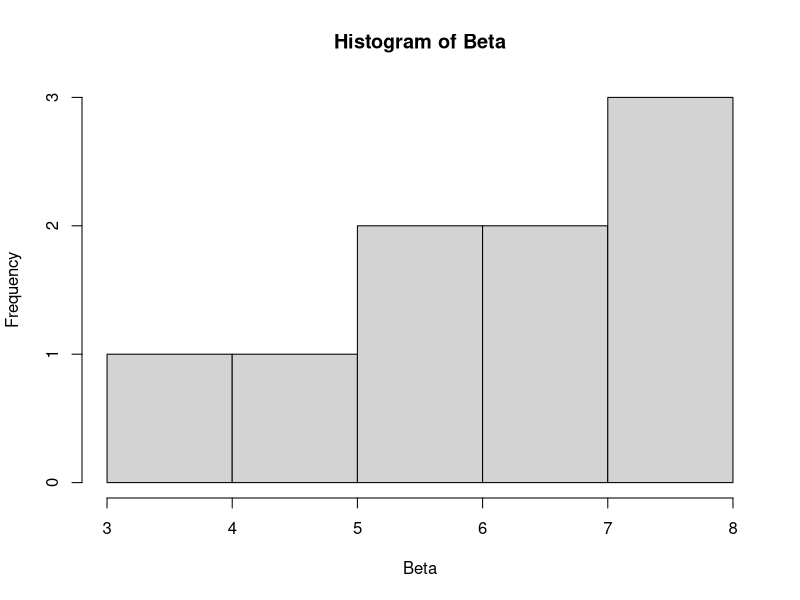

Write R code to recreate this figure.
#********************************************************#
# www.metodosexatos.com                                  #
# Prof.Ms. André Santos | andre@metodosexatos.com.br     #
# Curso Análise Bayesiana com R                          #
# Distribuições de Probabilidade Contínuas               #
# Data: 28/09/2019                                       #
#********************************************************#

# Distribuição Beta

# Densidade de probabilidade para x = 0,2 em uma Beta(alfa = 3, beta = 10)
dbeta(0.2, 3, 10)

# Probabilidade acumulada p(X<=0.2)
pbeta(0.2, 3, 10)

# Probabilidade acumulada p(X>0.2)
1-pbeta(0.2, 3, 10)

# Quantil x100q que satisfaz P(X<=x100q) = 0.15
qbeta(0.15, 3, 10)

# Uma amostra aleatória com 9 elementos
a <- 9
alfa <- 3
beta <- 10
Beta <- runif(a, alfa, beta)
print(Beta)

# Representação gráfica da distribuição Beta
hist(Beta)

